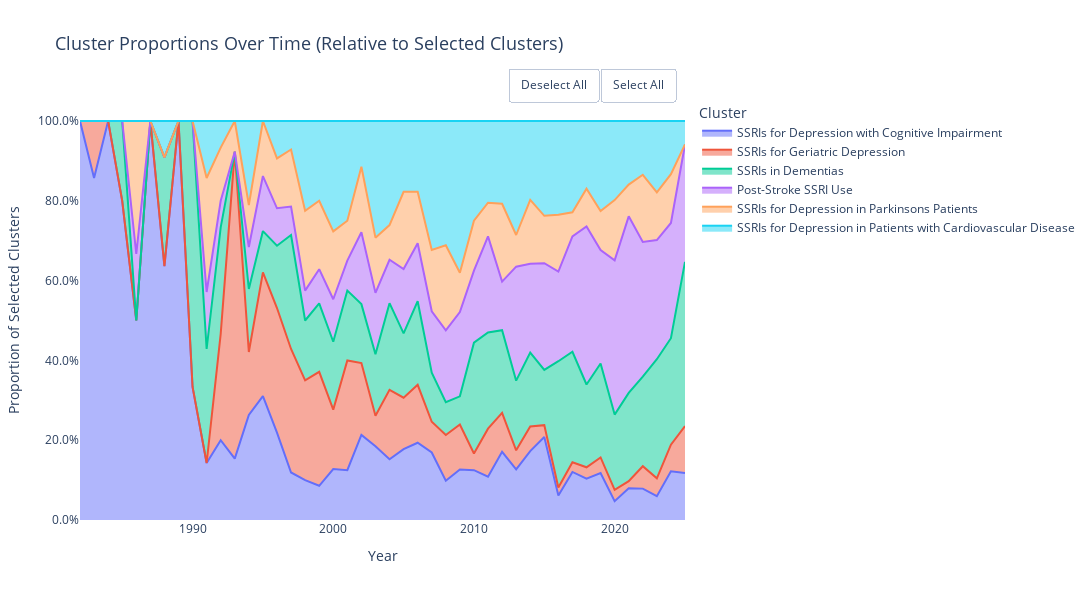

Write notebook code for a chart like this one.
### Code cell
fig_geriatrics_subset

### Figure 1 — Plotly figure (JSON) as saved in the notebook; plotly's stock layout.template omitted (floating-point values rounded to 4 significant figures)
{"data": [{"fillpattern": {"shape": ""}, "hovertemplate": "<b>%{fullData.name}</b><br>Year: %{x}<br>Proportion: %{y:.2%}<extra></extra>", "legendgroup": "SSRIs for Depression with Cognitive Impairment", "line": {"color": "#636EFA"}, "marker": {"symbol": "circle"}, "mode": "lines", "name": "SSRIs for Depression with Cognitive Impairment", "orientation": "v", "showlegend": true, "stackgroup": "1", "type": "scatter", "x": [1982, 1983, 1984, 1985, 1986, 1987, 1988, 1989, 1990, 1991, 1992, 1993, 1994, 1995, 1996, 1997, 1998, 1999, 2000, 2001, 2002, 2003, 2004, 2005, 2006, 2007, 2008, 2009, 2010, 2011, 2012, 2013, 2014, 2015, 2016, 2017, 2018, 2019, 2020, 2021, 2022, 2023, 2024, 2025], "xaxis": "x", "y": [1.0, 0.8571, 1.0, 0.8, 0.5, 1.0, 0.6364, 1.0, 0.3333, 0.1429, 0.2, 0.1538, 0.2632, 0.3103, 0.2188, 0.119, 0.1, 0.08571, 0.1277, 0.125, 0.2131, 0.1846, 0.1522, 0.1774, 0.1935, 0.1692, 0.09836, 0.1268, 0.125, 0.1084, 0.1707, 0.127, 0.1728, 0.2079, 0.06122, 0.1205, 0.1038, 0.1176, 0.04717, 0.07965, 0.07865, 0.0597, 0.1222, 0.1176], "yaxis": "y"}, {"fillpattern": {"shape": ""}, "hovertemplate": "<b>%{fullData.name}</b><br>Year: %{x}<br>Proportion: %{y:.2%}<extra></extra>", "legendgroup": "SSRIs for Geriatric Depression", "line": {"color": "#EF553B"}, "marker": {"symbol": "circle"}, "mode": "lines", "name": "SSRIs for Geriatric Depression", "orientation": "v", "showlegend": true, "stackgroup": "1", "type": "scatter", "x": [1982, 1983, 1984, 1985, 1986, 1987, 1988, 1989, 1990, 1991, 1992, 1993, 1994, 1995, 1996, 1997, 1998, 1999, 2000, 2001, 2002, 2003, 2004, 2005, 2006, 2007, 2008, 2009, 2010, 2011, 2012, 2013, 2014, 2015, 2016, 2017, 2018, 2019, 2020, 2021, 2022, 2023, 2024, 2025], "xaxis": "x", "y": [0.0, 0.1429, 0.0, 0.0, 0.0, 0.0, 0.0, 0.0, 0.0, 0.0, 0.2667, 0.7692, 0.1579, 0.3103, 0.3125, 0.3095, 0.25, 0.2857, 0.1489, 0.275, 0.1803, 0.07692, 0.1739, 0.129, 0.1452, 0.07692, 0.1148, 0.1127, 0.04167, 0.1205, 0.09756, 0.04762, 0.06173, 0.0297, 0.02041, 0.0241, 0.0283, 0.03922, 0.0283, 0.0177, 0.05618, 0.04478, 0.06667, 0.1176], "yaxis": "y"}, {"fillpattern": {"shape": ""}, "hovertemplate": "<b>%{fullData.name}</b><br>Year: %{x}<br>Proportion: %{y:.2%}<extra></extra>", "legendgroup": "SSRIs in Dementias", "line": {"color": "#00CC96"}, "marker": {"symbol": "circle"}, "mode": "lines", "name": "SSRIs in Dementias", "orientation": "v", "showlegend": true, "stackgroup": "1", "type": "scatter", "x": [1982, 1983, 1984, 1985, 1986, 1987, 1988, 1989, 1990, 1991, 1992, 1993, 1994, 1995, 1996, 1997, 1998, 1999, 2000, 2001, 2002, 2003, 2004, 2005, 2006, 2007, 2008, 2009, 2010, 2011, 2012, 2013, 2014, 2015, 2016, 2017, 2018, 2019, 2020, 2021, 2022, 2023, 2024, 2025], "xaxis": "x", "y": [0.0, 0.0, 0.0, 0.2, 0.0, 0.0, 0.2727, 0.0, 0.6667, 0.2857, 0.2667, 0.0, 0.1579, 0.1034, 0.1562, 0.2857, 0.15, 0.1714, 0.1702, 0.175, 0.1475, 0.1538, 0.2174, 0.1613, 0.2097, 0.1231, 0.08197, 0.07042, 0.2778, 0.241, 0.2073, 0.1746, 0.1852, 0.1386, 0.3163, 0.2771, 0.2075, 0.2353, 0.1887, 0.2212, 0.2247, 0.2985, 0.2667, 0.4118], "yaxis": "y"}, {"fillpattern": {"shape": ""}, "hovertemplate": "<b>%{fullData.name}</b><br>Year: %{x}<br>Proportion: %{y:.2%}<extra></extra>", "legendgroup": "Post-Stroke SSRI Use", "line": {"color": "#AB63FA"}, "marker": {"symbol": "circle"}, "mode": "lines", "name": "Post-Stroke SSRI Use", "orientation": "v", "showlegend": true, "stackgroup": "1", "type": "scatter", "x": [1982, 1983, 1984, 1985, 1986, 1987, 1988, 1989, 1990, 1991, 1992, 1993, 1994, 1995, 1996, 1997, 1998, 1999, 2000, 2001, 2002, 2003, 2004, 2005, 2006, 2007, 2008, 2009, 2010, 2011, 2012, 2013, 2014, 2015, 2016, 2017, 2018, 2019, 2020, 2021, 2022, 2023, 2024, 2025], "xaxis": "x", "y": [0.0, 0.0, 0.0, 0.0, 0.1667, 0.0, 0.0, 0.0, 0.0, 0.1429, 0.06667, 0.0, 0.1053, 0.1379, 0.09375, 0.07143, 0.075, 0.08571, 0.1064, 0.075, 0.1803, 0.1538, 0.1087, 0.1613, 0.1452, 0.1538, 0.1803, 0.2113, 0.1806, 0.241, 0.122, 0.2857, 0.2222, 0.2673, 0.2245, 0.2892, 0.3962, 0.2843, 0.3868, 0.4425, 0.3371, 0.2985, 0.2889, 0.2941], "yaxis": "y"}, {"fillpattern": {"shape": ""}, "hovertemplate": "<b>%{fullData.name}</b><br>Year: %{x}<br>Proportion: %{y:.2%}<extra></extra>", "legendgroup": "SSRIs for Depression in Parkinsons Patients", "line": {"color": "#FFA15A"}, "marker": {"symbol": "circle"}, "mode": "lines", "name": "SSRIs for Depression in Parkinsons Patients", "orientation": "v", "showlegend": true, "stackgroup": "1", "type": "scatter", "x": [1982, 1983, 1984, 1985, 1986, 1987, 1988, 1989, 1990, 1991, 1992, 1993, 1994, 1995, 1996, 1997, 1998, 1999, 2000, 2001, 2002, 2003, 2004, 2005, 2006, 2007, 2008, 2009, 2010, 2011, 2012, 2013, 2014, 2015, 2016, 2017, 2018, 2019, 2020, 2021, 2022, 2023, 2024, 2025], "xaxis": "x", "y": [0.0, 0.0, 0.0, 0.0, 0.3333, 0.0, 0.0, 0.0, 0.0, 0.2857, 0.1333, 0.07692, 0.1053, 0.1379, 0.125, 0.1429, 0.2, 0.1714, 0.1702, 0.1, 0.1639, 0.1385, 0.08696, 0.1935, 0.129, 0.1538, 0.2131, 0.09859, 0.125, 0.08434, 0.1951, 0.07937, 0.1605, 0.1188, 0.1429, 0.06024, 0.09434, 0.09804, 0.1509, 0.07965, 0.1685, 0.1194, 0.1222, 0.0], "yaxis": "y"}, {"fillpattern": {"shape": ""}, "hovertemplate": "<b>%{fullData.name}</b><br>Year: %{x}<br>Proportion: %{y:.2%}<extra></extra>", "legendgroup": "SSRIs for Depression in Patients with Cardiovascular Disease", "line": {"color": "#19D3F3"}, "marker": {"symbol": "circle"}, "mode": "lines", "name": "SSRIs for Depression in Patients with Cardiovascular Disease", "orientation": "v", "showlegend": true, "stackgroup": "1", "type": "scatter", "x": [1982, 1983, 1984, 1985, 1986, 1987, 1988, 1989, 1990, 1991, 1992, 1993, 1994, 1995, 1996, 1997, 1998, 1999, 2000, 2001, 2002, 2003, 2004, 2005, 2006, 2007, 2008, 2009, 2010, 2011, 2012, 2013, 2014, 2015, 2016, 2017, 2018, 2019, 2020, 2021, 2022, 2023, 2024, 2025], "xaxis": "x", "y": [0.0, 0.0, 0.0, 0.0, 0.0, 0.0, 0.09091, 0.0, 0.0, 0.1429, 0.06667, 0.0, 0.2105, 0.0, 0.09375, 0.07143, 0.225, 0.2, 0.2766, 0.25, 0.1148, 0.2923, 0.2609, 0.1774, 0.1774, 0.3231, 0.3115, 0.3803, 0.25, 0.2048, 0.2073, 0.2857, 0.1975, 0.2376, 0.2347, 0.2289, 0.1698, 0.2255, 0.1981, 0.1593, 0.1348, 0.1791, 0.1333, 0.05882], "yaxis": "y"}], "layout": {"height": 600, "hovermode": "closest", "legend": {"font": {"size": 12}, "orientation": "v", "title": {"font": {"size": 14}, "text": "Cluster"}, "tracegroupgap": 0, "traceorder": "normal", "x": 1.02, "xanchor": "left", "y": 1, "yanchor": "top"}, "margin": {"r": 150}, "plot_bgcolor": "white", "title": {"font": {"size": 18}, "text": "Cluster Proportions Over Time (Relative to Selected Clusters)"}, "updatemenus": [{"buttons": [{"args": [{"visible": "legendonly"}], "label": "Deselect All", "method": "restyle"}, {"args": [{"visible": true}], "label": "Select All", "method": "restyle"}], "direction": "left", "pad": {"r": 10, "t": 10}, "showactive": false, "type": "buttons", "x": 1, "xanchor": "right", "y": 1.1, "yanchor": "top"}], "width": 1200, "xaxis": {"anchor": "y", "domain": [0, 1], "title": {"font": {"size": 14}, "text": "Year"}}, "yaxis": {"anchor": "x", "domain": [0, 1], "tickformat": ".1%", "title": {"font": {"size": 14}, "text": "Proportion of Selected Clusters"}}}}
